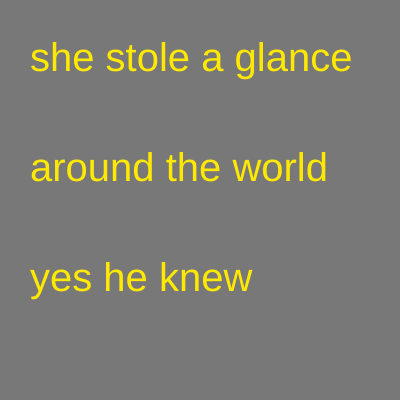
Frame 1 (no input)
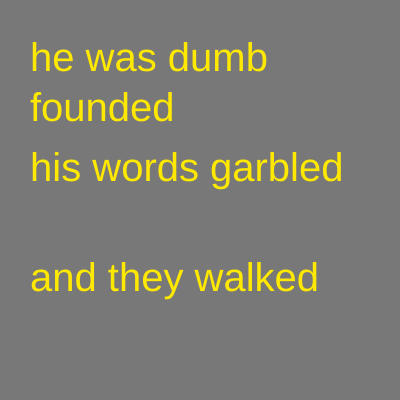
Frame 60 (no input)
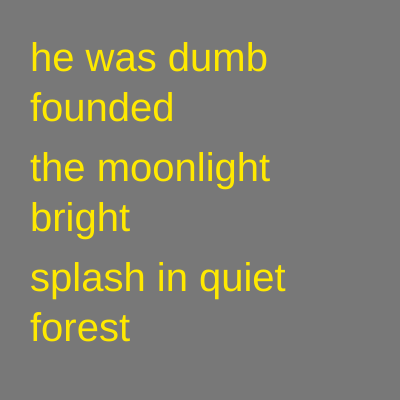
Frame 120 (the mouse pressed at the canvas centre since frame 60)

The p5.js sketch that drew these frames (run headless with seeded random() and noise() and a simulated clock; from frame 60 on, the mouse is pressed at the canvas centre):

// p5.js sketch
// ── sketch.js
// AND THEY WALKED
//W5.1 polylinear poem v13
// https://editor.p5js.org/benjamin.bergery/sketches/WHMGg3YX3

/*** global variables ***/
let poem = [];
let indy1, indy2, indy;
let x = 30;
let y = 340;
let frameNum;
let icounto;
let writeOrNot;

/*** setup function ***/
function setup() {
  createCanvas(400, 400);
  fillPoem();
  // frameRate(0.3);
  frameNum = 0;
  icounto = 0;
  writeOrNot = true;
}

/*** draw function ***/
function draw() {
  background(120); //no overlaps
  frameNum++;
  // textSize(12);
  // text(icounto, 350, 370,20,20);
  // how to put number in text();

  textSize(40);
  textAlign(LEFT);
  textWrap(WORD);
  fill(255, 233, 0);

  indy1 = RandomLineNum();
  indy2 = RandomLineNum();
  indy3 = RandomLineNum();

  text(poem[indy1], x, 40, y);
  pauseWriting();
  showOnConsole(frameNum);
  text(poem[indy2], x, 150, y);
  pauseWriting();
  showOnConsole(frameNum);
  text(poem[indy3], x, 260, y);
  pauseWriting();
  showOnConsole(frameNum);
}

//(mouseIsPressed) evaluates to true or false

/*** global functions ***/

function RandomLineNum(indexy) {
  indexy = round(random(0, poem.length - 1));
  //showOnConsole(indexy);
  return indexy;
}

function pauseWriting() {
  icounto = frameNum;
  if (frameNum < icounto + 60) {
    
  }
}

function showOnConsole(a) {
  console.log(a);
}

// function mousePressed() {
//     // let icount=1
//     text(poem[indy1], 30, 40, 340);

// QUESTION raised with this is
// how to insert pauses in draw()
//

function fillPoem() {
  poem = [
    "when he heard",
    "when she saw",
    "and they walked",
    "the world was rounded",
    "the rustle of her gown",
    "something moved inside",
    "he was dumb founded",
    "then flew like a bird",
    "without a word",
    "around the world",
    "all the seeds sown",
    "the moonlight bright",
    "the path unwound",
    "she heard the sound",
    "the night was warm",
    "her fugitive smile",
    "the wine spilled",
    "his words garbled",
    "lying in the grass",
    "into the forest",
    "he looked askance",
    "they danced slowly",
    "her hands reached in",
    "his hand sought hers",
    "as the omen clouded",
    "laughing softly together",
    "the moon was milky",
    "the dark ripples",
    "the muddy shoe",
    "and whom is who",
    "it was time",
    "she stole a glance",
    "yes he knew",
    "no she knew",
    "she always knew",
    "and he too",
    "wet clothes by the river",
    "her skin shone in the water",
    "they swam under the moon",
    "they felt the current pull",
    "the dark ripples tugging",
    "diving into darkness",
    "splash in quiet forest",
    "they floated below the moon",
    // 44 lines
  ];
}
